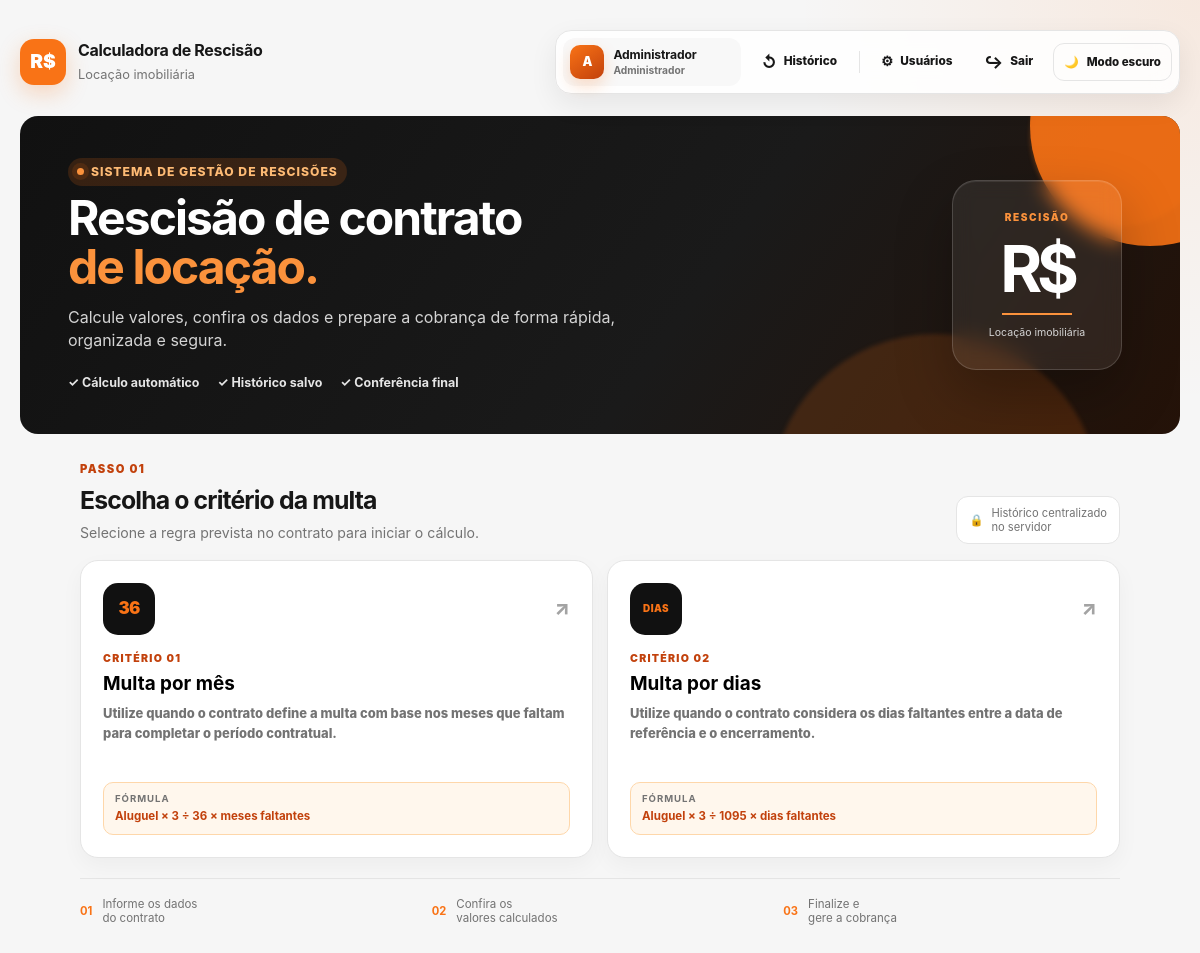
Screenshot of /index_menu_profissional.php (signed in) with the database file from the repository.
### tables this page shows
CREATE TABLE IF NOT EXISTS usuarios (
    id BIGINT UNSIGNED NOT NULL AUTO_INCREMENT,
    nome VARCHAR(120) NOT NULL,
    login VARCHAR(60) NOT NULL,
    senha_hash VARCHAR(255) NOT NULL,
    perfil VARCHAR(20) NOT NULL DEFAULT 'usuario',
    ativo TINYINT(1) NOT NULL DEFAULT 1,
    criado_em DATETIME NOT NULL DEFAULT CURRENT_TIMESTAMP,
    atualizado_em DATETIME NOT NULL DEFAULT CURRENT_TIMESTAMP ON UPDATE CURRENT_TIMESTAMP,
    PRIMARY KEY (id),
    UNIQUE KEY uq_usuarios_login (login),
    KEY idx_usuarios_ativo (ativo)
);

### api/config.php (called while the page is built, shortened)
<?php
function sessionTimeout(): int {
    $timeout = (int) envValue('SESSION_TIMEOUT', 28800);
    return max(300, $timeout);
}
function envValue(string $key, mixed $default = null): mixed {
    $value = getenv($key);
    return ($value === false || $value === '') ? $default : $value;
}
function db(): PDO {
    $host = (string) envValue('DB_HOST', '127.0.0.1');
    $name = (string) envValue('DB_NAME', 'calculadora_rescisao');
    $user = (string) envValue('DB_USER', 'root');
    $pass = (string) envValue('DB_PASS', '');
    $dsn = 'mysql:host=' . $host . ';dbname=' . $name . ';charset=utf8mb4';
    $pdo = new PDO($dsn, $user, $pass, [
        PDO::ATTR_ERRMODE => PDO::ERRMODE_EXCEPTION,
        PDO::ATTR_DEFAULT_FETCH_MODE => PDO::FETCH_ASSOC,
        PDO::ATTR_EMULATE_PREPARES => false,
    ]);
    return $pdo;
}
function usuarioAtual(): ?array {
    $id = (int)($_SESSION['usuario_id'] ?? 0);
    $ultimoAcesso = (int)($_SESSION['ultimo_acesso'] ?? 0);
    try {
        $stmt = db()->prepare(
            'SELECT id, nome, login, perfil, ativo
             FROM usuarios
             WHERE id = ?
             LIMIT 1'
        );
        $stmt->execute([$id]);
        $usuario = $stmt->fetch();
        return $usuario;
    } catch (Throwable $e) {
        error_log('Calculadora usuarioAtual: ' . $e->getMessage());
        return null;
    }
}
function exigirLoginPagina(): array {
    $usuario = usuarioAtual();
    return $usuario;
}

### index_menu_profissional.php (the view, shortened to what this page needs)
<?php
require __DIR__ . '/api/config.php';
$usuario = exigirLoginPagina();
?>
<?php
$iniciais = strtoupper(mb_substr(trim($usuario['nome']), 0, 1));
$perfilLabel = ($usuario['perfil'] === 'admin') ? 'Administrador' : 'Usuário';
$adminLink = ($usuario['perfil'] === 'admin') ? '<a class="session-button session-button-link" href="usuarios.php">Usuários</a>' : '';
?>
<!DOCTYPE html>
<html lang="pt-BR">
<head>
  <link rel="stylesheet" href="assets/css/pages/menu-profissional.css">
</head>
<body>
  <main class="container">
    <div class="topbar">
      <div class="brand">
        <div class="brand-mark">R$</div>
        <div>
          <strong>Calculadora de Rescisão</strong>
          <span>Locação imobiliária</span>
        </div>
      </div>
      <div class="session-tools">
        <div class="user-pill" title="Usuário conectado">
          <span class="user-avatar"><?= htmlspecialchars($iniciais, ENT_QUOTES, "UTF-8") ?></span>
          <span class="user-pill-text"><strong><?= htmlspecialchars($usuario["nome"], ENT_QUOTES, "UTF-8") ?></strong><small><?= htmlspecialchars($perfilLabel, ENT_QUOTES, "UTF-8") ?></small></span>
        </div>
        <button class="session-button history-menu-button" id="btnMenuHistorico" type="button">Histórico</button>
        <?= $adminLink ?>
        <form class="logout-form" method="post" action="logout.php">
          <button class="session-button" type="submit">Sair</button>
        </form>
        <button class="theme-toggle" id="btnTema" type="button" aria-label="Ativar modo escuro" title="Ativar modo escuro">🌙 <span>Modo escuro</span></button>
      </div>
    </div>
    <header class="header home-hero">
      <div class="hero-glow hero-glow-one"></div>
      <div class="hero-glow hero-glow-two"></div>
      <div class="header-content">
        <span class="eyebrow"><span class="eyebrow-dot"></span> Sistema de gestão de rescisões</span>
        <h1>Rescisão de contrato<br><span>de locação.</span></h1>
        <p>Calcule valores, confira os dados e prepare a cobrança de forma rápida, organizada e segura.</p>
        <div class="hero-points">
          <span>✓ Cálculo automático</span>
          <span>✓ Histórico salvo</span>
          <span>✓ Conferência final</span>
        </div>
      </div>
      <div class="hero-symbol" aria-hidden="true">
        <div class="hero-symbol-card">
          <span class="hero-symbol-label">RESCISÃO</span>
          <strong>R$</strong>
          <span class="hero-symbol-line"></span>
          <small>Locação imobiliária</small>
        </div>
      </div>
    </header>
    <section id="modeScreen" class="mode-screen home-mode">
      <div class="home-mode-head">
        <div>
          <span class="section-kicker">PASSO 01</span>
          <h2>Escolha o critério da multa</h2>
          <p>Selecione a regra prevista no contrato para iniciar o cálculo.</p>
        </div>
        <div class="home-secure">🔒 <span>Histórico centralizado<br>no servidor</span></div>
      </div>
      <div class="mode-grid">
        <button class="mode-option" type="button" data-mode="mes">
          <div class="mode-option-top">
            <div class="mode-icon mode-icon-month"><span>36</span></div>
            <span class="mode-arrow">↗</span>
          </div>
          <div class="mode-label">CRITÉRIO 01</div>
          <h3>Multa por mês</h3>
          <p>Utilize quando o contrato define a multa com base nos meses que faltam para completar o período contratual.</p>
          <div class="mode-formula"><span>Fórmula</span> Aluguel × 3 ÷ 36 × meses faltantes</div>
        </button>
        <button class="mode-option" type="button" data-mode="dias">
          <div class="mode-option-top">
            <div class="mode-icon mode-icon-days"><span>DIAS</span></div>
            <span class="mode-arrow">↗</span>
          </div>
          <div class="mode-label">CRITÉRIO 02</div>
          <h3>Multa por dias</h3>
          <p>Utilize quando o contrato considera os dias faltantes entre a data de referência e o encerramento.</p>
          <div class="mode-formula"><span>Fórmula</span> Aluguel × 3 ÷ 1095 × dias faltantes</div>
        </button>
      </div>
      <div class="home-features">
        <div><strong>01</strong><span>Informe os dados<br>do contrato</span></div>
        <div><strong>02</strong><span>Confira os<br>valores calculados</span></div>
        <div><strong>03</strong><span>Finalize e<br>gere a cobrança</span></div>
      </div>
    </section>
  </main>

### rows the page displays
usuarios: nome "A", nome "Administrador", perfil "Administrador"
